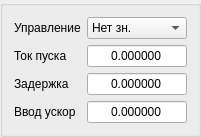
                   <widget class="QGroupBox" name="gboxProtectionPropertiesMTZ2">
                    <property name="sizePolicy">
                     <sizepolicy hsizetype="Fixed" vsizetype="Fixed">
                      <horstretch>0</horstretch>
                      <verstretch>0</verstretch>
                     </sizepolicy>
                    </property>
                    <property name="title">
                     <string/>
                    </property>
                    <property name="alignment">
                     <set>Qt::AlignCenter</set>
                    </property>
                    <layout class="QHBoxLayout" name="horizontalLayout_10">
                     <item>
                      <layout class="QVBoxLayout" name="verticalLayout_13">
                       <item>
                        <widget class="QLabel" name="lblTextProtectionMTZ_Ctrl_2">
                         <property name="text">
                          <string>Управление</string>
                         </property>
                         <property name="scaledContents">
                          <bool>true</bool>
                         </property>
                        </widget>
                       </item>
                       <item>
                        <widget class="QLabel" name="lblTextProtectionMTZ_StartCurrent_2">
                         <property name="text">
                          <string>Ток пуска</string>
                         </property>
                         <property name="scaledContents">
                          <bool>true</bool>
                         </property>
                        </widget>
                       </item>
                       <item>
                        <widget class="QLabel" name="lblTextProtectionMTZ_Timeout_2">
                         <property name="text">
                          <string>Задержка</string>
                         </property>
                         <property name="scaledContents">
                          <bool>true</bool>
                         </property>
                        </widget>
                       </item>
                       <item>
                        <widget class="QLabel" name="lblTextProtectionMTZ_Acceleration">
                         <property name="text">
                          <string>Ввод ускор</string>
                         </property>
                         <property name="scaledContents">
                          <bool>true</bool>
                         </property>
                        </widget>
                       </item>
                      </layout>
                     </item>
                     <item>
                      <layout class="QVBoxLayout" name="vltProtectionMTZ31_2">
                       <item>
                        <widget class="QComboBox" name="cboxProtectionMTZ2_Ctrl">
                         <property name="maximumSize">
                          <size>
                           <width>100</width>
                           <height>100</height>
                          </size>
                         </property>
                         <property name="toolTip">
                          <string>Имя порта</string>
                         </property>
                         <item>
                          <property name="text">
                           <string>Нет зн.</string>
                          </property>
                         </item>
                         <item>
                          <property name="text">
                           <string>Откл</string>
                          </property>
                         </item>
                         <item>
                          <property name="text">
                           <string>Вкл</string>
                          </property>
                         </item>
                         <item>
                          <property name="text">
                           <string>С ускор.</string>
                          </property>
                         </item>
                        </widget>
                       </item>
                       <item>
                        <widget class="QLineEdit" name="leProtectionMTZ2_CurrentStart">
                         <property name="sizePolicy">
                          <sizepolicy hsizetype="Fixed" vsizetype="Fixed">
                           <horstretch>0</horstretch>
                           <verstretch>0</verstretch>
                          </sizepolicy>
                         </property>
                         <property name="maximumSize">
                          <size>
                           <width>100</width>
                           <height>100</height>
                          </size>
                         </property>
                         <property name="inputMask">
                          <string>0.000000</string>
                         </property>
                         <property name="text">
                          <string>0.000000</string>
                         </property>
                         <property name="maxLength">
                          <number>8</number>
                         </property>
                         <property name="alignment">
                          <set>Qt::AlignCenter</set>
                         </property>
                        </widget>
                       </item>
                       <item>
                        <widget class="QLineEdit" name="leProtectionMTZ2_Timeout">
                         <property name="sizePolicy">
                          <sizepolicy hsizetype="Fixed" vsizetype="Fixed">
                           <horstretch>0</horstretch>
                           <verstretch>0</verstretch>
                          </sizepolicy>
                         </property>
                         <property name="maximumSize">
                          <size>
                           <width>100</width>
                           <height>100</height>
                          </size>
                         </property>
                         <property name="inputMask">
                          <string>0.000000</string>
                         </property>
                         <property name="text">
                          <string>0.000000</string>
                         </property>
                         <property name="maxLength">
                          <number>8</number>
                         </property>
                         <property name="alignment">
                          <set>Qt::AlignCenter</set>
                         </property>
                        </widget>
                       </item>
                       <item>
                        <widget class="QLineEdit" name="leProtectionMTZ2_Acceleration">
                         <property name="sizePolicy">
                          <sizepolicy hsizetype="Fixed" vsizetype="Fixed">
                           <horstretch>0</horstretch>
                           <verstretch>0</verstretch>
                          </sizepolicy>
                         </property>
                         <property name="maximumSize">
                          <size>
                           <width>100</width>
                           <height>100</height>
                          </size>
                         </property>
                         <property name="inputMask">
                          <string>0.000000</string>
                         </property>
                         <property name="text">
                          <string>0.000000</string>
                         </property>
                         <property name="maxLength">
                          <number>8</number>
                         </property>
                         <property name="alignment">
                          <set>Qt::AlignCenter</set>
                         </property>
                        </widget>
                       </item>
                      </layout>
                     </item>
                    </layout>
                   </widget>
